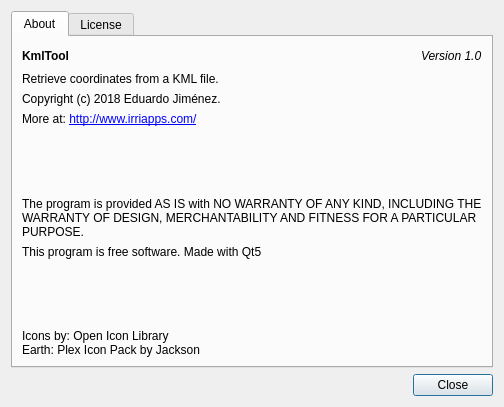
<?xml version="1.0" encoding="UTF-8"?>
<ui version="4.0">
 <class>AboutDialog</class>
 <widget class="QDialog" name="AboutDialog">
  <property name="geometry">
   <rect>
    <x>0</x>
    <y>0</y>
    <width>504</width>
    <height>407</height>
   </rect>
  </property>
  <property name="windowTitle">
   <string>About</string>
  </property>
  <property name="windowIcon">
   <iconset resource="resources.qrc">
    <normaloff>:/images/icons/32x32/dialog-information.png</normaloff>:/images/icons/32x32/dialog-information.png</iconset>
  </property>
  <layout class="QVBoxLayout" name="verticalLayout_3">
   <item>
    <widget class="QTabWidget" name="tabWidget">
     <property name="currentIndex">
      <number>0</number>
     </property>
     <widget class="QWidget" name="tab">
      <attribute name="title">
       <string>About</string>
      </attribute>
      <layout class="QVBoxLayout" name="verticalLayout_2">
       <item>
        <layout class="QHBoxLayout" name="horizontalLayout">
         <item>
          <widget class="QLabel" name="label">
           <property name="text">
            <string>&lt;html&gt;&lt;head/&gt;&lt;body&gt;&lt;p&gt;&lt;span style=&quot; font-weight:600;&quot;&gt;KmlTool&lt;/span&gt;&lt;/p&gt;&lt;/body&gt;&lt;/html&gt;</string>
           </property>
          </widget>
         </item>
         <item>
          <spacer name="horizontalSpacer">
           <property name="orientation">
            <enum>Qt::Horizontal</enum>
           </property>
           <property name="sizeHint" stdset="0">
            <size>
             <width>40</width>
             <height>20</height>
            </size>
           </property>
          </spacer>
         </item>
         <item>
          <widget class="QLabel" name="label_2">
           <property name="text">
            <string>&lt;html&gt;&lt;head/&gt;&lt;body&gt;&lt;p&gt;&lt;span style=&quot; font-style:italic;&quot;&gt;Version 1.0&lt;/span&gt;&lt;/p&gt;&lt;/body&gt;&lt;/html&gt;</string>
           </property>
          </widget>
         </item>
        </layout>
       </item>
       <item>
        <widget class="QLabel" name="label_5">
         <property name="text">
          <string>Retrieve coordinates from a KML file.</string>
         </property>
        </widget>
       </item>
       <item>
        <widget class="QLabel" name="label_3">
         <property name="text">
          <string>Copyright (c) 2018 Eduardo Jiménez.</string>
         </property>
        </widget>
       </item>
       <item>
        <widget class="QLabel" name="label_8">
         <property name="text">
          <string>&lt;html&gt;&lt;head/&gt;&lt;body&gt;&lt;p&gt;More at: &lt;a href=&quot;http://www.irriapps.com/&quot;&gt;&lt;span style=&quot; text-decoration: underline; color:#0000ff;&quot;&gt;http://www.irriapps.com/&lt;/span&gt;&lt;/a&gt;&lt;/p&gt;&lt;/body&gt;&lt;/html&gt;</string>
         </property>
         <property name="openExternalLinks">
          <bool>true</bool>
         </property>
        </widget>
       </item>
       <item>
        <spacer name="verticalSpacer_2">
         <property name="orientation">
          <enum>Qt::Vertical</enum>
         </property>
         <property name="sizeHint" stdset="0">
          <size>
           <width>20</width>
           <height>40</height>
          </size>
         </property>
        </spacer>
       </item>
       <item>
        <widget class="QLabel" name="label_4">
         <property name="text">
          <string>The program is provided AS IS with NO WARRANTY OF ANY KIND, INCLUDING THE WARRANTY OF DESIGN, MERCHANTABILITY AND FITNESS FOR A PARTICULAR PURPOSE.</string>
         </property>
         <property name="wordWrap">
          <bool>true</bool>
         </property>
        </widget>
       </item>
       <item>
        <widget class="QLabel" name="label_6">
         <property name="text">
          <string>This program is free software. Made with Qt5</string>
         </property>
        </widget>
       </item>
       <item>
        <spacer name="verticalSpacer">
         <property name="orientation">
          <enum>Qt::Vertical</enum>
         </property>
         <property name="sizeHint" stdset="0">
          <size>
           <width>20</width>
           <height>40</height>
          </size>
         </property>
        </spacer>
       </item>
       <item>
        <widget class="QLabel" name="label_7">
         <property name="text">
          <string>Icons by: Open Icon Library
Earth: Plex Icon Pack by Jackson</string>
         </property>
        </widget>
       </item>
      </layout>
     </widget>
     <widget class="QWidget" name="tab_2">
      <attribute name="title">
       <string>License</string>
      </attribute>
      <layout class="QVBoxLayout" name="verticalLayout">
       <item>
        <widget class="QPlainTextEdit" name="plainTextEdit">
         <property name="readOnly">
          <bool>true</bool>
         </property>
         <property name="plainText">
          <string>GNU GENERAL PUBLIC LICENSE
Version 2, June 1991

Copyright (C) 1989, 1991 Free Software Foundation, Inc.
51 Franklin Street, Fifth Floor, Boston, MA 02110-1301 USA

Everyone is permitted to copy and distribute verbatim copies
of this license document, but changing it is not allowed.

Preamble

The licenses for most software are designed to take away your freedom to share and change it. By contrast, the GNU General Public License is intended to guarantee your freedom to share and change free software--to make sure the software is free for all its users. This General Public License applies to most of the Free Software Foundation's software and to any other program whose authors commit to using it. (Some other Free Software Foundation software is covered by the GNU Library General Public License instead.) You can apply it to your programs, too.

When we speak of free software, we are referring to freedom, not price. Our General Public Licenses are designed to make sure that you have the freedom to distribute copies of free software (and charge for this service if you wish), that you receive source code or can get it if you want it, that you can change the software or use pieces of it in new free programs; and that you know you can do these things.

To protect your rights, we need to make restrictions that forbid anyone to deny you these rights or to ask you to surrender the rights. These restrictions translate to certain responsibilities for you if you distribute copies of the software, or if you modify it.

For example, if you distribute copies of such a program, whether gratis or for a fee, you must give the recipients all the rights that you have. You must make sure that they, too, receive or can get the source code. And you must show them these terms so they know their rights.

We protect your rights with two steps: (1) copyright the software, and (2) offer you this license which gives you legal permission to copy, distribute and/or modify the software.

Also, for each author's protection and ours, we want to make certain that everyone understands that there is no warranty for this free software. If the software is modified by someone else and passed on, we want its recipients to know that what they have is not the original, so that any problems introduced by others will not reflect on the original authors' reputations.

Finally, any free program is threatened constantly by software patents. We wish to avoid the danger that redistributors of a free program will individually obtain patent licenses, in effect making the program proprietary. To prevent this, we have made it clear that any patent must be licensed for everyone's free use or not licensed at all.

The precise terms and conditions for copying, distribution and modification follow.

TERMS AND CONDITIONS FOR COPYING, DISTRIBUTION AND MODIFICATION

0. This License applies to any program or other work which contains a notice placed by the copyright holder saying it may be distributed under the terms of this General Public License. The &quot;Program&quot;, below, refers to any such program or work, and a &quot;work based on the Program&quot; means either the Program or any derivative work under copyright law: that is to say, a work containing the Program or a portion of it, either verbatim or with modifications and/or translated into another language. (Hereinafter, translation is included without limitation in the term &quot;modification&quot;.) Each licensee is addressed as &quot;you&quot;.

Activities other than copying, distribution and modification are not covered by this License; they are outside its scope. The act of running the Program is not restricted, and the output from the Program is covered only if its contents constitute a work based on the Program (independent of having been made by running the Program). Whether that is true depends on what the Program does.

1. You may copy and distribute verbatim copies of the Program's source code as you receive it, in any medium, provided that you conspicuously and appropriately publish on each copy an appropriate copyright notice and disclaimer of warranty; keep intact all the notices that refer to this License and to the absence of any warranty; and give any other recipients of the Program a copy of this License along with the Program.

You may charge a fee for the physical act of transferring a copy, and you may at your option offer warranty protection in exchange for a fee.

2. You may modify your copy or copies of the Program or any portion of it, thus forming a work based on the Program, and copy and distribute such modifications or work under the terms of Section 1 above, provided that you also meet all of these conditions:

    a) You must cause the modified files to carry prominent notices stating that you changed the files and the date of any change.

    b) You must cause any work that you distribute or publish, that in whole or in part contains or is derived from the Program or any part thereof, to be licensed as a whole at no charge to all third parties under the terms of this License.

    c) If the modified program normally reads commands interactively when run, you must cause it, when started running for such interactive use in the most ordinary way, to print or display an announcement including an appropriate copyright notice and a notice that there is no warranty (or else, saying that you provide a warranty) and that users may redistribute the program under these conditions, and telling the user how to view a copy of this License. (Exception: if the Program itself is interactive but does not normally print such an announcement, your work based on the Program is not required to print an announcement.)

These requirements apply to the modified work as a whole. If identifiable sections of that work are not derived from the Program, and can be reasonably considered independent and separate works in themselves, then this License, and its terms, do not apply to those sections when you distribute them as separate works. But when you distribute the same sections as part of a whole which is a work based on the Program, the distribution of the whole must be on the terms of this License, whose permissions for other licensees extend to the entire whole, and thus to each and every part regardless of who wrote it.

Thus, it is not the intent of this section to claim rights or contest your rights to work written entirely by you; rather, the intent is to exercise the right to control the distribution of derivative or collective works based on the Program.

In addition, mere aggregation of another work not based on the Program with the Program (or with a work based on the Program) on a volume of a storage or distribution medium does not bring the other work under the scope of this License.

3. You may copy and distribute the Program (or a work based on it, under Section 2) in object code or executable form under the terms of Sections 1 and 2 above provided that you also do one of the following:

    a) Accompany it with the complete corresponding machine-readable source code, which must be distributed under the terms of Sections 1 and 2 above on a medium customarily used for software interchange; or,

    b) Accompany it with a written offer, valid for at least three years, to give any third party, for a charge no more than your cost of physically performing source distribution, a complete machine-readable copy of the corresponding source code, to be distributed under the terms of Sections 1 and 2 above on a medium customarily used for software interchange; or,

    c) Accompany it with the information you received as to the offer to distribute corresponding source code. (This alternative is allowed only for noncommercial distribution and only if you received the program in object code or executable form with such an offer, in accord with Subsection b above.)

The source code for a work means the preferred form of the work for making modifications to it. For an executable work, complete source code means all the source code for all modules it contains, plus any associated interface definition files, plus the scripts used to control compilation and installation of the executable. However, as a special exception, the source code distributed need not include anything that is normally distributed (in either source or binary form) with the major components (compiler, kernel, and so on) of the operating system on which the executable runs, unless that component itself accompanies the executable.

If distribution of executable or object code is made by offering access to copy from a designated place, then offering equivalent access to copy the source code from the same place counts as distribution of the source code, even though third parties are not compelled to copy the source along with the object code.

4. You may not copy, modify, sublicense, or distribute the Program except as expressly provided under this License. Any attempt otherwise to copy, modify, sublicense or distribute the Program is void, and will automatically terminate your rights under this License. However, parties who have received copies, or rights, from you under this License will not have their licenses terminated so long as such parties remain in full compliance.

5. You are not required to accept this License, since you have not signed it. However, nothing else grants you permission to modify or distribute the Program or its derivative works. These actions are prohibited by law if you do not accept this License. Therefore, by modifying or distributing the Program (or any work based on the Program), you indicate your acceptance of this License to do so, and all its terms and conditions for copying, distributing or modifying the Program or works based on it.

6. Each time you redistribute the Program (or any work based on the Program), the recipient automatically receives a license from the original licensor to copy, distribute or modify the Program subject to these terms and conditions. You may not impose any further restrictions on the recipients' exercise of the rights granted herein. You are not responsible for enforcing compliance by third parties to this License.

7. If, as a consequence of a court judgment or allegation of patent infringement or for any other reason (not limited to patent issues), conditions are imposed on you (whether by court order, agreement or otherwise) that contradict the conditions of this License, they do not excuse you from the conditions of this License. If you cannot distribute so as to satisfy simultaneously your obligations under this License and any other pertinent obligations, then as a consequence you may not distribute the Program at all. For example, if a patent license would not permit royalty-free redistribution of the Program by all those who receive copies directly or indirectly through you, then the only way you could satisfy both it and this License would be to refrain entirely from distribution of the Program.

If any portion of this section is held invalid or unenforceable under any particular circumstance, the balance of the section is intended to apply and the section as a whole is intended to apply in other circumstances.

It is not the purpose of this section to induce you to infringe any patents or other property right claims or to contest validity of any such claims; this section has the sole purpose of protecting the integrity of the free software distribution system, which is implemented by public license practices. Many people have made generous contributions to the wide range of software distributed through that system in reliance on consistent application of that system; it is up to the author/donor to decide if he or she is willing to distribute software through any other system and a licensee cannot impose that choice.

This section is intended to make thoroughly clear what is believed to be a consequence of the rest of this License.

8. If the distribution and/or use of the Program is restricted in certain countries either by patents or by copyrighted interfaces, the original copyright holder who places the Program under this License may add an explicit geographical distribution limitation excluding those countries, so that distribution is permitted only in or among countries not thus excluded. In such case, this License incorporates the limitation as if written in the body of this License.

9. The Free Software Foundation may publish revised and/or new versions of the General Public License from time to time. Such new versions will be similar in spirit to the present version, but may differ in detail to address new problems or concerns.

Each version is given a distinguishing version number. If the Program specifies a version number of this License which applies to it and &quot;any later version&quot;, you have the option of following the terms and conditions either of that version or of any later version published by the Free Software Foundation. If the Program does not specify a version number of this License, you may choose any version ever published by the Free Software Foundation.

10. If you wish to incorporate parts of the Program into other free programs whose distribution conditions are different, write to the author to ask for permission. For software which is copyrighted by the Free Software Foundation, write to the Free Software Foundation; we sometimes make exceptions for this. Our decision will be guided by the two goals of preserving the free status of all derivatives of our free software and of promoting the sharing and reuse of software generally.

NO WARRANTY

11. BECAUSE THE PROGRAM IS LICENSED FREE OF CHARGE, THERE IS NO WARRANTY FOR THE PROGRAM, TO THE EXTENT PERMITTED BY APPLICABLE LAW. EXCEPT WHEN OTHERWISE STATED IN WRITING THE COPYRIGHT HOLDERS AND/OR OTHER PARTIES PROVIDE THE PROGRAM &quot;AS IS&quot; WITHOUT WARRANTY OF ANY KIND, EITHER EXPRESSED OR IMPLIED, INCLUDING, BUT NOT LIMITED TO, THE IMPLIED WARRANTIES OF MERCHANTABILITY AND FITNESS FOR A PARTICULAR PURPOSE. THE ENTIRE RISK AS TO THE QUALITY AND PERFORMANCE OF THE PROGRAM IS WITH YOU. SHOULD THE PROGRAM PROVE DEFECTIVE, YOU ASSUME THE COST OF ALL NECESSARY SERVICING, REPAIR OR CORRECTION.

12. IN NO EVENT UNLESS REQUIRED BY APPLICABLE LAW OR AGREED TO IN WRITING WILL ANY COPYRIGHT HOLDER, OR ANY OTHER PARTY WHO MAY MODIFY AND/OR REDISTRIBUTE THE PROGRAM AS PERMITTED ABOVE, BE LIABLE TO YOU FOR DAMAGES, INCLUDING ANY GENERAL, SPECIAL, INCIDENTAL OR CONSEQUENTIAL DAMAGES ARISING OUT OF THE USE OR INABILITY TO USE THE PROGRAM (INCLUDING BUT NOT LIMITED TO LOSS OF DATA OR DATA BEING RENDERED INACCURATE OR LOSSES SUSTAINED BY YOU OR THIRD PARTIES OR A FAILURE OF THE PROGRAM TO OPERATE WITH ANY OTHER PROGRAMS), EVEN IF SUCH HOLDER OR OTHER PARTY HAS BEEN ADVISED OF THE POSSIBILITY OF SUCH DAMAGES.

END OF TERMS AND CONDITIONS</string>
         </property>
        </widget>
       </item>
      </layout>
     </widget>
    </widget>
   </item>
   <item>
    <widget class="QDialogButtonBox" name="buttonBox">
     <property name="orientation">
      <enum>Qt::Horizontal</enum>
     </property>
     <property name="standardButtons">
      <set>QDialogButtonBox::Close</set>
     </property>
    </widget>
   </item>
  </layout>
 </widget>
 <resources>
  <include location="resources.qrc"/>
 </resources>
 <connections>
  <connection>
   <sender>buttonBox</sender>
   <signal>accepted()</signal>
   <receiver>AboutDialog</receiver>
   <slot>accept()</slot>
   <hints>
    <hint type="sourcelabel">
     <x>224</x>
     <y>308</y>
    </hint>
    <hint type="destinationlabel">
     <x>157</x>
     <y>274</y>
    </hint>
   </hints>
  </connection>
  <connection>
   <sender>buttonBox</sender>
   <signal>rejected()</signal>
   <receiver>AboutDialog</receiver>
   <slot>reject()</slot>
   <hints>
    <hint type="sourcelabel">
     <x>292</x>
     <y>314</y>
    </hint>
    <hint type="destinationlabel">
     <x>286</x>
     <y>274</y>
    </hint>
   </hints>
  </connection>
 </connections>
</ui>
